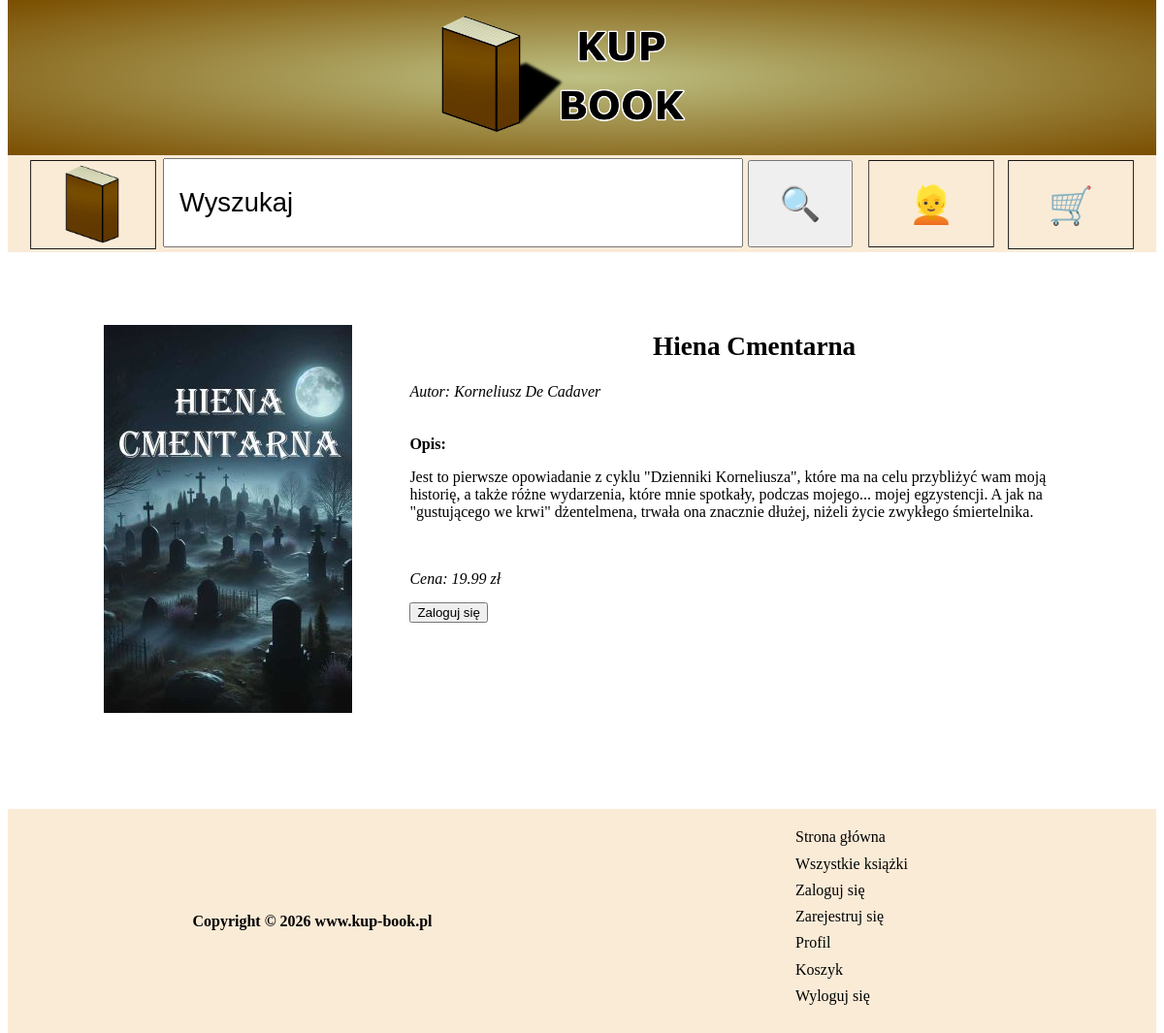
The app's page /book?book_name=1 with its own data.
### tables this page shows
CREATE TABLE `books` (
  `id` int(11) NOT NULL,
  `title` varchar(100) NOT NULL,
  `author` varchar(100) DEFAULT NULL,
  `description` text DEFAULT NULL,
  `price` decimal(5,2) NOT NULL,
  `file_path` text NOT NULL,
  `cover` varchar(1000) NOT NULL
);

### book/index.php (the view, shortened to what this page needs)
<?php
    $connection = mysqli_connect("127.0.0.1","root","");
    mysqli_select_db($connection,"kup_book");
?>
<!DOCTYPE html>
<html lang="pl">
<head>
    <link rel="stylesheet" href="/bookshop/style/style.css">
</head>
<body>
    <?php
        require ($_SERVER['DOCUMENT_ROOT']."/bookshop/components/header.php");
    ?>
    <?php
        require ($_SERVER['DOCUMENT_ROOT']."/bookshop/components/nav.php");
    ?>
    <?php
        $id = $_GET['book_name'];
        $data = mysqli_fetch_array(mysqli_query($connection,"SELECT title, author, description, price, cover FROM books WHERE id = $id;"));
    ?>
    <main id="the_book">
        <figure>
            <?php
                echo ("<img src='$data[cover]' alt='$data[title]'>");
            ?>
        </figure>
        <div>
            <?php
                echo ("<header><h2>$data[title]</h2></header>");
                echo ("<em>Autor: $data[author]</em>");
            ?>
            <strong>Opis:</strong>
            <?php
                echo ("<p>$data[description]</p>");
                echo ("<em>Cena: $data[price] zł</em>");
                if (isset($_SESSION["log"])) {
                    echo ("<form>");
                    echo ("<button type='submit' name='add_to_cart' class='book_site' value='$id'>Dodaj do koszyka</button>");
                    echo ("</form>");
                } else {
                    echo ("<form action='/bookshop/login'>");
                    echo ("<input type='submit' class='book_site' value='Zaloguj się'>");
                    echo ("</form>");
                }
            ?>
        </div>
    </main>
    <?php
        require ($_SERVER['DOCUMENT_ROOT']."/bookshop/components/footer.php");
    ?>
</body>
</html>

### style/style.css (style rules this page uses)
body { top: -8px; position: relative; }
h2 { text-align: center; font-size: 180%; }
#the_book { margin: 0 auto; padding: 5% 5% 5% 5%; box-sizing: border-box; display: grid; }
#the_book strong { display: block; padding-top: 5%; }
#the_book p { padding-bottom: 5%; }
#the_book input, #the_book button { margin: 2% 0 2% 0; }
#the_book > div h2 { font-size: 170%; }
#the_book em { display: block; }
@media only screen and (min-width: 601px) { #the_book { max-width: 1200px; grid-template-columns: 1fr 2fr; } }

### records on screen
books: cover (picture), title "Hiena Cmentarna", author "Korneliusz De Cadaver", description "Jest to pierwsze opowiadanie z cyklu \"Dzienniki Korneliusza\", które ma na celu przybliżyć wam moją historię, a także różne wydarzenia, które mnie spotkały, podczas mojego... mojej egzystencji. A jak na \"gustującego we krwi\" dżentelmena, trwała ona znacznie dłużej, niżeli życie zwykłego śmiertelnika.", price "19.99"
